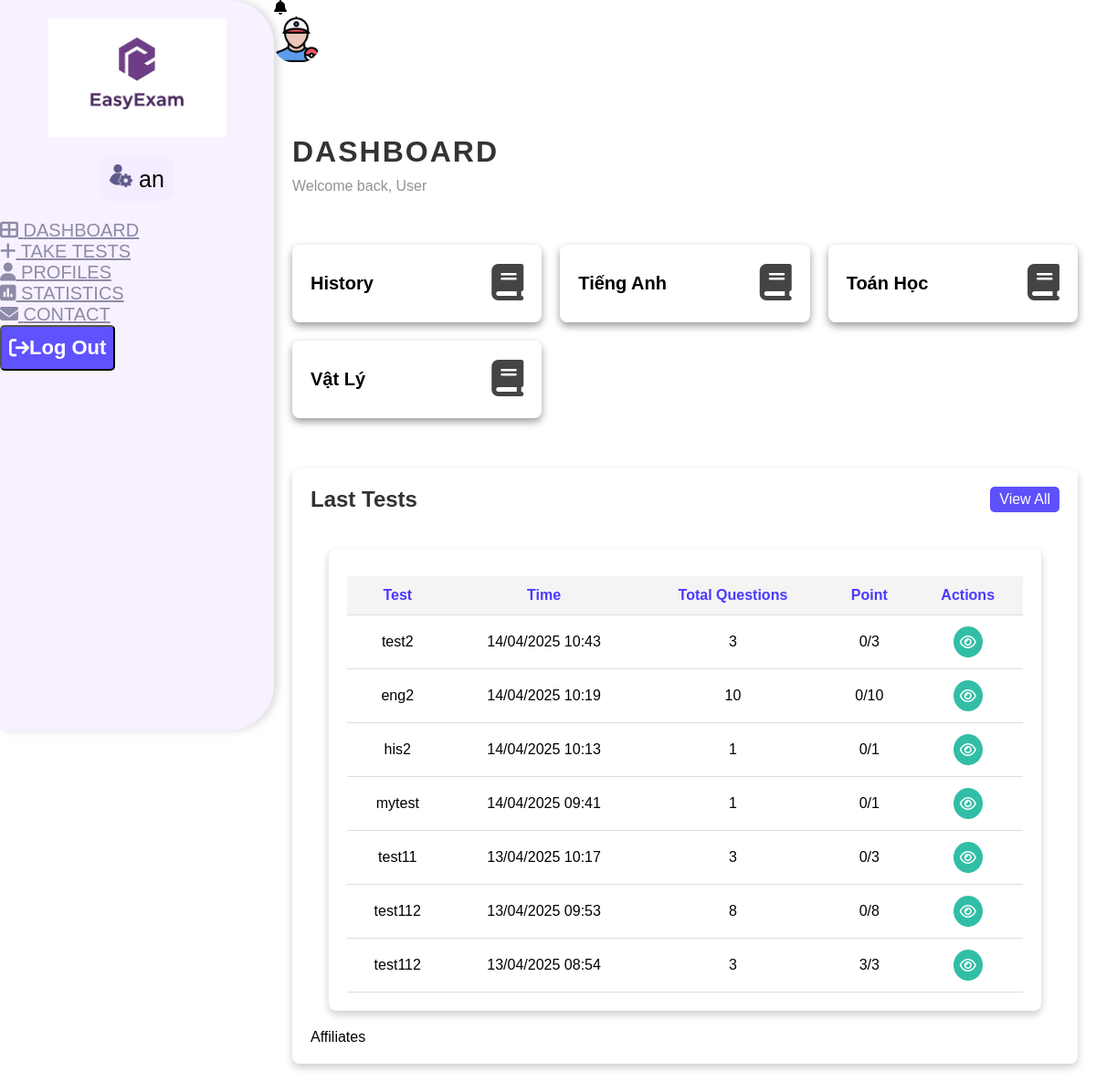
/user/userDashboard.php (signed in), run on the app's committed database.
### tables this page shows
CREATE TABLE `categories` (
  `category_name` varchar(100) NOT NULL
);

CREATE TABLE `results` (
  `result_id` int(11) NOT NULL,
  `user_id` int(11) NOT NULL,
  `test_id` int(11) NOT NULL,
  `score` int(11) NOT NULL,
  `start_time` datetime NOT NULL DEFAULT current_timestamp(),
  `end_time` datetime DEFAULT NULL,
  `duration` int(11) DEFAULT NULL
);

CREATE TABLE `tests` (
  `test_id` int(11) NOT NULL,
  `test_name` varchar(100) NOT NULL,
  `test_category` varchar(100) NOT NULL,
  `test_time` time NOT NULL,
  `created_by` int(11) NOT NULL,
  `count` int(11) DEFAULT 0,
  `time_create` timestamp NOT NULL DEFAULT current_timestamp() ON UPDATE current_timestamp()
);

### models/getCategories.php (called while the page is built, shortened)
<?php
$servername = "localhost";
$username = "root";
$password = "";
$dbname = "web";
$conn = new mysqli($servername, $username, $password, $dbname);
$categoryQuery = "SELECT category_name FROM categories";
$categoryResult = $conn->query($categoryQuery);
$categories = [];
while ($row = $categoryResult->fetch_assoc()) {
    $categories[] = $row;
}
?>

### models/getHistoryUser.php (called while the page is built, shortened)
<?php
$servername = "localhost";
$username = "root";
$password = "";
$dbname = "web";
$conn = new mysqli($servername, $username, $password, $dbname);
$user_id = $_SESSION['user_id'] ?? 0;
$sql = "
    SELECT
        r.result_id,
        t.test_name,
        t.test_category,
        t.count AS total_questions,
        r.start_time,
        r.score
    FROM results r
    JOIN tests t ON r.test_id = t.test_id
    WHERE r.user_id = ?
    ORDER BY r.start_time DESC
";
$stmt = $conn->prepare($sql);
$stmt->bind_param("i", $user_id);
$stmt->execute();
$result = $stmt->get_result();
$history = [];
while ($row = $result->fetch_assoc()) {
    $history[] = $row;
}
?>

### user/userDashboard.php (the view, shortened to what this page needs)
<?php
include 'models/getCategories.php';
include 'models/getHistoryUser.php';
?>
<!DOCTYPE html>
<html lang="en">
<head>
    <link rel="stylesheet" href="css/adminDashboard.css">
</head>
<body>
    <div class="container">
	<?php include('include/userSidebar.php'); ?>
        <div class="main">
			<div class="top-bar">
                <i class="fas fa-bell"></i>
                <div class="user">
                    <img src="images/pokemonUser.png" alt="User">
                </div>
        	</div>
			<div class="title">
				<h1>Dashboard</h1>
				<p>Welcome back, User</p>
			</div>
            <div class="cards">
			<?php foreach ($categories as $categoryRow):
				$category = $categoryRow['category_name'];
				$link = "index.php?page=view_question_test&category_name=" . urlencode($category);
				$iconClass = "fa-solid fa-book";
			?>
				<a href="<?= $link ?>" class="card" type="btn">
					<div class="card-content">
						<div class="card-name"><?= htmlspecialchars($category) ?></div>
					</div>
					<div class="icon-box">
						<i class="<?= $iconClass ?>"></i>
					</div>
				</a>
			<?php endforeach; ?>
			</div>
			<div class="tables">
				<div class="last-test">
                	<div class="heading">
                    	<h2>Last Tests</h2>
                    	<a href="index.php?page=user_history" class="btn">View All</a>
                	</div>
					<?php if (empty($history)): ?>
						<div class="alert alert-info text-center">
							Bạn chưa làm bài kiểm tra nào.
						</div>
					<?php else: ?>
						<div class="tables">
								<div class="last-test">
									<table class="test-tables">
										<thead>
											<td>Test</td>
											<td>Time</td>
											<td>Total Questions</td>
											<td>Point</td>
											<td>Actions</td>
										</thead>
										<tbody>
											<?php foreach ($history as $entry): ?>
											<tr>
												<td><?= htmlspecialchars($entry['test_name']) ?></td>
												<td><?= date("d/m/Y H:i", strtotime($entry['start_time'])) ?></td>
												<td><?= $entry['total_questions'] ?></td>
												<td>
													<?php if (is_null($entry['score'])): ?>
														<span class="badge bg-warning text-dark">Chưa chấm</span>
													<?php else: ?>
														<span class="badge bg-success"><?= $entry['score'] ?>/<?= $entry['total_questions'] ?></span>
													<?php endif; ?>
												</td>
												<td>
													<a href="index.php?page=result&result_id=<?= $entry['result_id'] ?>">
														<i class="far fa-eye"></i>
													</a>
												</td>
											</tr>
										<?php endforeach; ?>
										</tbody>
									</table>
								</div>
							</div>
					<?php endif; ?>
			<div class="affiliate-ad">
    			<p>Affiliates</p>
			</div>
        </div>
    </div>
</body>

### css/adminDashboard.css (style rules this page uses)
* { margin: 0; padding: 0; box-sizing: border-box; font-family: 'Patrick Hand', sans-serif; }
.container { position: relative; }
.main { position: absolute; width: calc(100% - 300px); min-height: 100vh; left: 300px; }
.user { position: relative; width: 50px; height: 50px; }
.main img { position: absolute; width: 100%; height: 100%; top: 0; left: 0; border-radius: 20px; object-fit: cover; }
.title { padding-top: 80px; margin-left: 20px; }
.title h1 { font-size: 32px; font-weight: 700; color: #333; margin-bottom: 10px; text-transform: uppercase; letter-spacing: 2px; animation: fadeIn 1s ease-out; }
.title p { font-size: 16px; color: #777; margin-top: 0; margin-bottom: 20px; font-weight: 500; opacity: 0.8; animation: fadeIn 1.5s ease-out; }
.cards { margin-top: 20px; width: 100%; padding: 35px 20px; display: grid; grid-template-columns: repeat(3, 1fr); grid-gap: 20px; }
.cards .card { background: #fff; padding: 20px; display: flex; align-items: center; justify-content: space-between; box-shadow: 0 4px 8px 0 rgba(0, 0, 0, 0.4); border-radius: 8px; text-decoration: none; transition: transform 0.3s ease-in-out; }
.card-content { display: flex; flex-direction: column; align-items: flex-start; }
.card-name { font-size: 20px; font-weight: 600; color: #000; }
.icon-box { font-size: 40px; color: #444; }
.tables { width: 100%; display: grid; grid-template-columns: 3fr; grid-gap: 20px; align-items: self-start; padding: 0 20px 20px 20px; }
.last-test, .ads-banner { background: #fff; padding: 20px; box-shadow: 0 4px 8px rgba(0, 0, 0, 0.2); border-radius: 8px; margin-top: 20px; display: flex; flex-direction: column; width: 100%; }
.last-test .heading { display: flex; justify-content: space-between; align-items: center; margin-bottom: 20px; }
.last-test h2 { font-size: 24px; color: #333; font-weight: bold; }
.last-test .btn { padding: 5px 10px; background: #5e50fa; color: white; text-decoration: none; text-align: center; border-radius: 5px; }
.test-tables { width: 100%; border-collapse: collapse; margin-top: 10px; }
.test-tables th,.test-tables td { padding: 12px 15px; text-align: center; border-bottom: 1px solid #ddd; }
.test-tables thead { background-color: #f4f4f4; font-weight: bold; }
.test-tables thead td { color: #4A3AFF; }
.test-tables td i { padding: 7px; border-radius: 50%; color: #fff; cursor: pointer; display: inline-block; text-align: center; line-height: 20px; }
.test-tables td { vertical-align: middle; }
.fa-eye { background: #32bea6; }

### data on the page
categories: category_name "History"
categories: category_name "Tiếng Anh"
categories: category_name "Toán Học"
categories: category_name "Vật Lý"
results: test.test_name "test2", start_time "14/04/2025 10:43", test.count "3", score "0"
results: test.test_name "eng2", start_time "14/04/2025 10:19", test.count "10", score "0"
results: test.test_name "his2", start_time "14/04/2025 10:13", test.count "1", score "0"
results: test.test_name "mytest", start_time "14/04/2025 09:41", test.count "1", score "0"
results: test.test_name "test11", start_time "13/04/2025 10:17", test.count "3", score "0"
results: test.test_name "test112", start_time "13/04/2025 09:53", test.count "8", score "0"
results: test.test_name "test112", start_time "13/04/2025 08:54", test.count "3", score "3"

### other printed values
$_SESSION['username'] "an"
